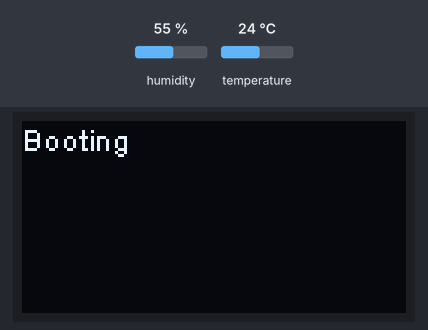
The sketch below on a simulated ESP32. Parts: 128×64 one-colour display. Inputs (shaded band) come from the test bench; at power-on: humidity 55 %, temperature 24 °C. WiFi joins after 1.5 s; servers stay silent unless stated; what the sketch prints to the serial monitor is not drawn.

Above: at 1.6 s.
At 3.7 s:
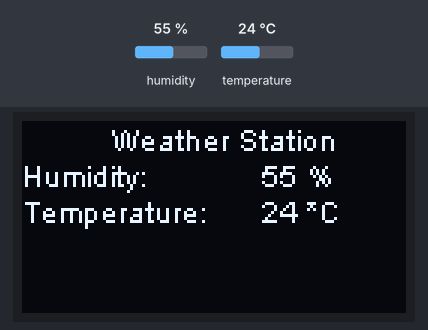
3.8 s: humidity set to 22 %
At 5.1 s:
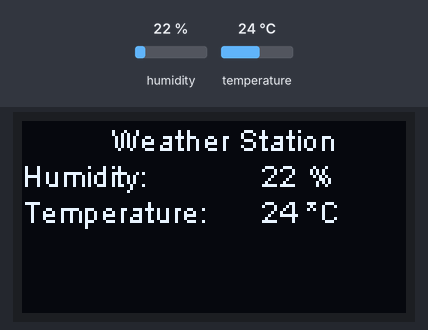
6.5 s: temperature set to 12 °C
At 7.3 s:
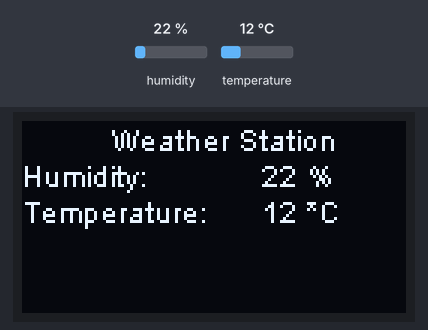
9.2 s: humidity set to 40 %
At 11.7 s:
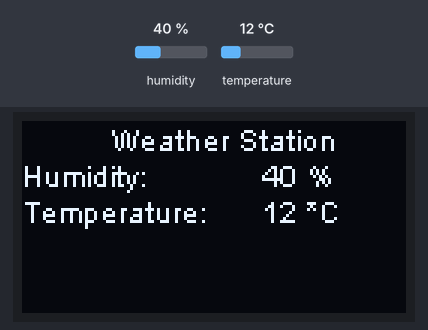
12.2 s: temperature set to 19 °C
Timing chart, 0 to 15.2 s (numbered marks = the images above; inputs shaded):
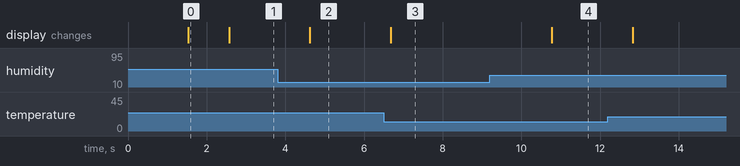

Measured:
- after the input at 3.8 s, the display: changes after 0.82 s (image 2)
- after the input at 6.5 s, the display: changes after 0.17 s (image 3)
- after the input at 9.2 s, the display: changes after 1.6 s (image 4)
- what the display in image 0 shows lasts 1.1 s, from 1.5 s to 2.6 s

The sketch:

Weather_Station_WiFi_Manager.ino
```cpp
#include <FS.h>
#include <WiFiManager.h>

#include "DHT.h"
#include "SSD1306.h"
#include <Wire.h>


#define DHTPIN 27
#define DHTTYPE DHT11


SSD1306  display(0x3c, 21, 22);
DHT dht(DHTPIN, DHTTYPE);
//DHT dht(DHTPIN, DHTTYPE);


void setup() {

  Serial.begin(115200);
  display.init();
  dht.begin();


  WiFiManager wifiManager;
  wifiManager.autoConnect("ESPCONFIGAP");//wifiManager.autoConnect("Access point name","password")
  Serial.println("Connected to the configured WiFi");

  display.clear();
  display.drawString(0, 0, "Booting");
  display.display();
  delay(1000);


}

void loop() {


  float h = dht.readHumidity();
  float t = dht.readTemperature();
  // Check if any reads failed and exit early (to try again).
  if (isnan(h) || isnan(t) ) {
    Serial.println(F("Failed to read from DHT sensor!"));
    return;
  }
  static char hum[15];
  static char temp[15];

  dtostrf(h,7, 0, hum);
  dtostrf(t,7, 0, temp);

  Serial.print(F("Humidity: "));
  Serial.print(hum);
  Serial.print(F("%  Temperature: "));
  Serial.print(temp);
  Serial.print(F("°C "));
  Serial.println();

  display.clear();
  display.drawString(30, 0, "Weather Station");


  display.drawString(0, 12,"Humidity: ");
  display.drawString(65,12, hum);
  display.drawString(95,12,"%");

  display.drawString(0, 24,"Temperature: ");
  display.drawString(65,24, temp);
  display.drawString(95, 24,"*C");

  display.display();
  delay(1000);
  display.clear();

  }
```
